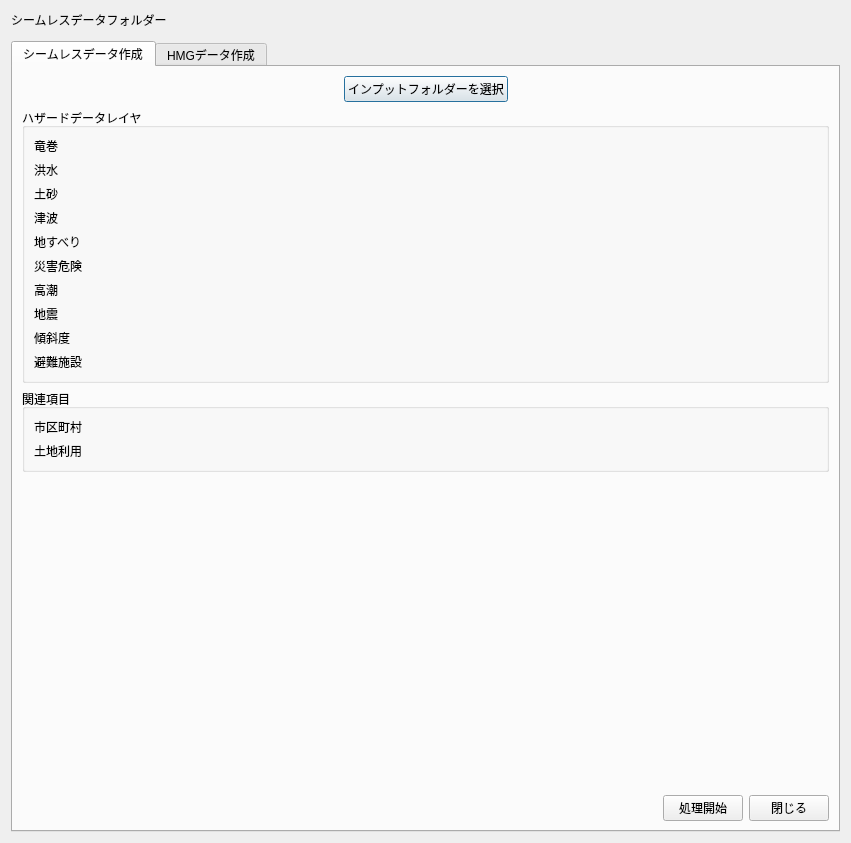
<?xml version="1.0" encoding="UTF-8"?>
<ui version="4.0">
 <class>Dialog</class>
 <widget class="QDialog" name="Dialog">
  <property name="geometry">
   <rect>
    <x>0</x>
    <y>0</y>
    <width>851</width>
    <height>843</height>
   </rect>
  </property>
  <property name="windowTitle">
   <string>HMGデータ作成</string>
  </property>
  <layout class="QGridLayout" name="gridLayout">
   <item row="0" column="0">
    <widget class="QLabel" name="label">
     <property name="text">
      <string>シームレスデータフォルダー</string>
     </property>
    </widget>
   </item>
   <item row="1" column="0">
    <widget class="QgsFileWidget" name="FileWidgetSeamlessDir">
     <property name="storageMode">
      <enum>QgsFileWidget::GetDirectory</enum>
     </property>
    </widget>
   </item>
   <item row="2" column="0">
    <widget class="QTabWidget" name="tabWidget">
     <property name="currentIndex">
      <number>0</number>
     </property>
     <widget class="QWidget" name="tab_2">
      <attribute name="title">
       <string>シームレスデータ作成</string>
      </attribute>
      <layout class="QGridLayout" name="gridLayout_9">
       <item row="3" column="0">
        <spacer name="verticalSpacer">
         <property name="orientation">
          <enum>Qt::Vertical</enum>
         </property>
         <property name="sizeHint" stdset="0">
          <size>
           <width>20</width>
           <height>335</height>
          </size>
         </property>
        </spacer>
       </item>
       <item row="2" column="0">
        <widget class="QGroupBox" name="groupBox_3">
         <property name="title">
          <string>関連項目</string>
         </property>
         <layout class="QGridLayout" name="gridLayout_6">
         <item row="0" column="0">
           <widget class="QLabel" name="label_12">
            <property name="text">
             <string>市区町村</string>
            </property>
           </widget>
          </item>
          <item row="0" column="1">
           <widget class="QgsFileWidget" name="QgsFileWidget_shikuchoson">
            <property name="storageMode">
             <enum>QgsFileWidget::GetDirectory</enum>
            </property>
           </widget>
          </item>
          <item row="1" column="0">
           <widget class="QLabel" name="label_12">
            <property name="text">
             <string>土地利用</string>
            </property>
           </widget>
          </item>
          <item row="1" column="1">
           <widget class="QgsFileWidget" name="QgsFileWidget_tochiriyou">
            <property name="storageMode">
             <enum>QgsFileWidget::GetDirectory</enum>
            </property>
           </widget>
          </item>
         </layout>
        </widget>
       </item>
       <item row="0" column="0">
        <layout class="QGridLayout" name="gridLayout_3">
         <item row="0" column="0">
          <spacer name="horizontalSpacer_7">
           <property name="orientation">
            <enum>Qt::Horizontal</enum>
           </property>
           <property name="sizeHint" stdset="0">
            <size>
             <width>40</width>
             <height>20</height>
            </size>
           </property>
          </spacer>
         </item>
         <item row="0" column="1">
          <widget class="QPushButton" name="pushButton_select_dir">
           <property name="text">
            <string>インプットフォルダーを選択</string>
           </property>
          </widget>
         </item>
         <item row="0" column="2">
          <spacer name="horizontalSpacer_8">
           <property name="orientation">
            <enum>Qt::Horizontal</enum>
           </property>
           <property name="sizeHint" stdset="0">
            <size>
             <width>40</width>
             <height>20</height>
            </size>
           </property>
          </spacer>
         </item>
        </layout>
       </item>
       <item row="1" column="0">
        <widget class="QGroupBox" name="groupBox_6">
         <property name="title">
          <string>ハザードデータレイヤ</string>
         </property>
         <layout class="QGridLayout" name="gridLayout_8">
          <item row="5" column="2">
           <widget class="QgsFileWidget" name="QgsFileWidget_saigai">
            <property name="storageMode">
             <enum>QgsFileWidget::GetDirectory</enum>
            </property>
           </widget>
          </item>
          <item row="7" column="2">
           <widget class="QgsFileWidget" name="mQgsFileWidget_4">
            <property name="storageMode">
             <enum>QgsFileWidget::GetDirectory</enum>
            </property>
           </widget>
          </item>
          <item row="9" column="0">
           <widget class="QLabel" name="label_13">
            <property name="text">
             <string>避難施設</string>
            </property>
           </widget>
          </item>
          <item row="8" column="2">
           <widget class="QgsFileWidget" name="mQgsFileWidget_11">
            <property name="storageMode">
             <enum>QgsFileWidget::GetDirectory</enum>
            </property>
           </widget>
          </item>
          <item row="1" column="2">
           <widget class="QgsFileWidget" name="QgsFileWidget_kozui">
            <property name="storageMode">
             <enum>QgsFileWidget::GetDirectory</enum>
            </property>
           </widget>
          </item>
          <item row="1" column="0">
           <widget class="QLabel" name="label_14">
            <property name="text">
             <string>洪水</string>
            </property>
           </widget>
          </item>
          <item row="3" column="2">
           <widget class="QgsFileWidget" name="mQgsFileWidget_6">
            <property name="storageMode">
             <enum>QgsFileWidget::GetDirectory</enum>
            </property>
           </widget>
          </item>
          <item row="4" column="2">
           <widget class="QgsFileWidget" name="QgsFileWidget_jisuberi">
            <property name="useLink">
             <bool>false</bool>
            </property>
            <property name="fullUrl">
             <bool>false</bool>
            </property>
            <property name="storageMode">
             <enum>QgsFileWidget::GetDirectory</enum>
            </property>
           </widget>
          </item>
          <item row="5" column="0">
           <widget class="QLabel" name="label_15">
            <property name="text">
             <string>災害危険</string>
            </property>
           </widget>
          </item>
          <item row="6" column="0">
           <widget class="QLabel" name="label_16">
            <property name="text">
             <string>高潮</string>
            </property>
           </widget>
          </item>
          <item row="7" column="0">
           <widget class="QLabel" name="label_17">
            <property name="text">
             <string>地震</string>
            </property>
           </widget>
          </item>
          <item row="2" column="2">
           <widget class="QgsFileWidget" name="mQgsFileWidget_5">
            <property name="storageMode">
             <enum>QgsFileWidget::GetDirectory</enum>
            </property>
           </widget>
          </item>
          <item row="9" column="2">
           <widget class="QgsFileWidget" name="mQgsFileWidget_12">
            <property name="storageMode">
             <enum>QgsFileWidget::GetDirectory</enum>
            </property>
           </widget>
          </item>
          <item row="0" column="0">
           <widget class="QLabel" name="label_18">
            <property name="text">
             <string>竜巻</string>
            </property>
           </widget>
          </item>
          <item row="6" column="2">
           <widget class="QgsFileWidget" name="mQgsFileWidget_9">
            <property name="storageMode">
             <enum>QgsFileWidget::GetDirectory</enum>
            </property>
           </widget>
          </item>
          <item row="0" column="2">
           <widget class="QgsFileWidget" name="QgsFileWidget_tatumaki">
            <property name="storageMode">
             <enum>QgsFileWidget::GetDirectory</enum>
            </property>
           </widget>
          </item>
          <item row="2" column="0">
           <widget class="QLabel" name="label_19">
            <property name="text">
             <string>土砂</string>
            </property>
           </widget>
          </item>
          <item row="4" column="0">
           <widget class="QLabel" name="label_20">
            <property name="text">
             <string>地すべり</string>
            </property>
           </widget>
          </item>
          <item row="3" column="0">
           <widget class="QLabel" name="label_21">
            <property name="text">
             <string>津波</string>
            </property>
           </widget>
          </item>
          <item row="8" column="0">
           <widget class="QLabel" name="label_22">
            <property name="text">
             <string>傾斜度</string>
            </property>
           </widget>
          </item>
         </layout>
        </widget>
       </item>
       <item row="4" column="0">
        <layout class="QHBoxLayout" name="horizontalLayout_2">
         <item>
          <spacer name="horizontalSpacer_6">
           <property name="orientation">
            <enum>Qt::Horizontal</enum>
           </property>
           <property name="sizeHint" stdset="0">
            <size>
             <width>40</width>
             <height>20</height>
            </size>
           </property>
          </spacer>
         </item>
         <item>
          <widget class="QPushButton" name="pushButton_run_2">
           <property name="text">
            <string>処理開始</string>
           </property>
          </widget>
         </item>
         <item>
          <widget class="QPushButton" name="pushButton_cancel_2">
           <property name="text">
            <string>閉じる</string>
           </property>
          </widget>
         </item>
        </layout>
       </item>
      </layout>
     </widget>
     <widget class="QWidget" name="tab">
      <attribute name="title">
       <string>HMGデータ作成</string>
      </attribute>
      <layout class="QGridLayout" name="gridLayout_2">
       <item row="1" column="0">
        <widget class="QGroupBox" name="groupBox">
         <property name="title">
          <string>メッシュ作成</string>
         </property>
         <layout class="QVBoxLayout" name="verticalLayout">
          <item>
           <layout class="QGridLayout" name="gridLayout_4">
            <item row="0" column="1">
             <widget class="QgsFileWidget" name="mQgsFileWidget_2"/>
            </item>
            <item row="1" column="0">
             <widget class="QLabel" name="label_10">
              <property name="text">
               <string>タイトル</string>
              </property>
             </widget>
            </item>
            <item row="0" column="0">
             <widget class="QLabel" name="label_9">
              <property name="text">
               <string>ログCSV</string>
              </property>
             </widget>
            </item>
            <item row="2" column="1">
                <widget class="QgsScaleWidget" name="scale_widget">
                <property name="showCurrentScaleButton">
                    <bool>true</bool>
                </property>
                </widget>
                </item>
            <item row="2" column="0">
             <widget class="QLabel" name="label_4">
              <property name="text">
               <string>縮尺</string>
              </property>
             </widget>
            </item>
            <item row="1" column="1">
             <widget class="QLineEdit" name="lineEdit_title"/>
            </item>
           </layout>
          </item>
          <item>
           <widget class="QRadioButton" name="radioButton_city">
            <property name="text">
             <string>市区町村を指定</string>
            </property>
            <property name="checked">
             <bool>true</bool>
            </property>
           </widget>
          </item>
          <item>
           <layout class="QGridLayout" name="gridLayout_5">
            <item row="0" column="0">
             <widget class="QLabel" name="label_2">
              <property name="text">
               <string>都道府県</string>
              </property>
             </widget>
            </item>
            
            <item row="0" column="1">
             <widget class="QComboBox" name="comboBox_pref"/>
            </item> 
            <item row="0" column="2">
             <widget class="QLineEdit" name="filter_pref">
            <property name="geometry">
                <rect>
                <x>40</x>
                <y>220</y>
                <width>30</width>
                <height>27</height>
                </rect>
            </property>
            </widget>
            </item>
            <item row="0" column="3">
             <spacer name="horizontalSpacer">
              <property name="orientation">
               <enum>Qt::Horizontal</enum>
              </property>
              <property name="sizeHint" stdset="0">
               <size>
                <width>40</width>
                <height>20</height>
               </size>
              </property>
             </spacer>
            </item>
            <item row="1" column="0">
             <widget class="QLabel" name="label_3">
              <property name="text">
               <string>市区町村</string>
              </property>
             </widget>
            </item>
            <item row="1" column="1">
             <widget class="QComboBox" name="comboBox_city"/>
            </item>
            <item row="1" column="2">
             <widget class="QLineEdit" name="filter_city">
            <property name="geometry">
                <rect>
                <x>40</x>
                <y>220</y>
                <width>30</width>
                <height>27</height>
                </rect>
            </property>
            </widget>
            </item>
           </layout>
          </item>
          <item>
           <widget class="QRadioButton" name="radioButton_point">
            <property name="text">
             <string>中心点座標を指定</string>
            </property>
           </widget>
          </item>
          <item>
           <widget class="QGroupBox" name="groupBox_2">
            <property name="title">
             <string/>
            </property>
            <layout class="QGridLayout" name="gridLayout_7">
             <item row="2" column="0">
              <widget class="QPushButton" name="pushButton_choosepnt">
               <property name="text">
                <string>地図から座標を選ぶ</string>
               </property>
              </widget>
             </item>
             <item row="5" column="0">
              <widget class="QLabel" name="label_6">
               <property name="text">
                <string>Y</string>
               </property>
              </widget>
             </item>
             <item row="1" column="0">
              <widget class="QLabel" name="label_8">
               <property name="text">
                <string>履歴から選択</string>
               </property>
              </widget>
             </item>
             <item row="4" column="1">
              <widget class="QLineEdit" name="lineEdit_x"/>
             </item>
             <item row="8" column="2">
              <spacer name="horizontalSpacer_5">
               <property name="orientation">
                <enum>Qt::Horizontal</enum>
               </property>
               <property name="sizeHint" stdset="0">
                <size>
                 <width>60</width>
                 <height>20</height>
                </size>
               </property>
              </spacer>
             </item>
             <item row="8" column="1">
              <widget class="QComboBox" name="comboBox_orientation">
               <item>
                <property name="text">
                 <string>横</string>
                </property>
               </item>
               <item>
                <property name="text">
                 <string>縦</string>
                </property>
               </item>
              </widget>
             </item>
             <item row="1" column="1">
              <widget class="QComboBox" name="comboBox"/>
             </item>
             <item row="5" column="1">
              <widget class="QLineEdit" name="lineEdit_y"/>
             </item>
             <item row="2" column="1">
              <spacer name="horizontalSpacer_4">
               <property name="orientation">
                <enum>Qt::Horizontal</enum>
               </property>
               <property name="sizeHint" stdset="0">
                <size>
                 <width>40</width>
                 <height>20</height>
                </size>
               </property>
              </spacer>
             </item>
             <item row="8" column="0">
              <widget class="QLabel" name="label_7">
               <property name="text">
                <string>向き</string>
               </property>
              </widget>
             </item>
             <item row="4" column="0">
              <widget class="QLabel" name="label_5">
               <property name="text">
                <string>X</string>
               </property>
              </widget>
             </item>
             <item row="9" column="0">
              <widget class="QLabel" name="label_6">
               <property name="text">
                <string>メッシュ数</string>
               </property>
              </widget>
             </item>
             <item row="9" column="1">
              <widget class="QSpinBox" name="nb_mesh1"/>
             </item>
             <item row="9" column="2">
              <widget class="QSpinBox" name="nb_mesh2"/>
             </item>
            </layout>
           </widget>
          </item>
          <item>
           <layout class="QHBoxLayout" name="horizontalLayout_3">
            <item>
             <spacer name="horizontalSpacer_2">
              <property name="orientation">
               <enum>Qt::Horizontal</enum>
              </property>
              <property name="sizeHint" stdset="0">
               <size>
                <width>40</width>
                <height>20</height>
               </size>
              </property>
             </spacer>
            </item>
            <item>
             <widget class="QPushButton" name="pushButton_mesh">
              <property name="text">
               <string>メッシュを作成</string>
              </property>
             </widget>
            </item>
           </layout>
          </item>
         </layout>
        </widget>
       </item>
       <item row="2" column="0">
        <widget class="QGroupBox" name="groupBox_4">
         <property name="title">
          <string>HMGデータ作成</string>
         </property>
         <layout class="QFormLayout" name="formLayout">
          <item row="0" column="0">
           <widget class="QPushButton" name="pushButton_processhmg">
            <property name="text">
             <string>HMGデータの作成を開始する</string>
            </property>
           </widget>
          </item>
         </layout>
        </widget>
       </item>
       <item row="3" column="0">
        <widget class="QGroupBox" name="groupBox_5">
         <property name="title">
          <string>その他</string>
         </property>
        </widget>
       </item>
       <item row="4" column="0">
        <layout class="QHBoxLayout" name="horizontalLayout">
         <item>
          <spacer name="horizontalSpacer_3">
           <property name="orientation">
            <enum>Qt::Horizontal</enum>
           </property>
           <property name="sizeHint" stdset="0">
            <size>
             <width>60</width>
             <height>20</height>
            </size>
           </property>
          </spacer>
         </item>
         <item>
          <widget class="QPushButton" name="pushButton_run">
           <property name="text">
            <string>処理開始</string>
           </property>
          </widget>
         </item>
         <item>
          <widget class="QPushButton" name="pushButton_cancel">
           <property name="text">
            <string>閉じる</string>
           </property>
          </widget>
         </item>
        </layout>
       </item>
      </layout>
     </widget>
    </widget>
   </item>
  </layout>
 </widget>
 <customwidgets>
  <customwidget>
   <class>QgsFileWidget</class>
   <extends>QWidget</extends>
   <header>qgsfilewidget.h</header>
   <container>1</container>
  </customwidget>
  <customwidget>
   <class>QgsScaleWidget</class>
   <extends>QWidget</extends>
   <header>qgsscalewidget.h</header>
  </customwidget>
  <customwidget>
   <class>QgsFeatureListComboBox</class>
   <extends>QComboBox</extends>
   <header>qgsfeaturelistcombobox.h</header>
  </customwidget>
 </customwidgets>
 <resources/>
 <connections/>
</ui>
